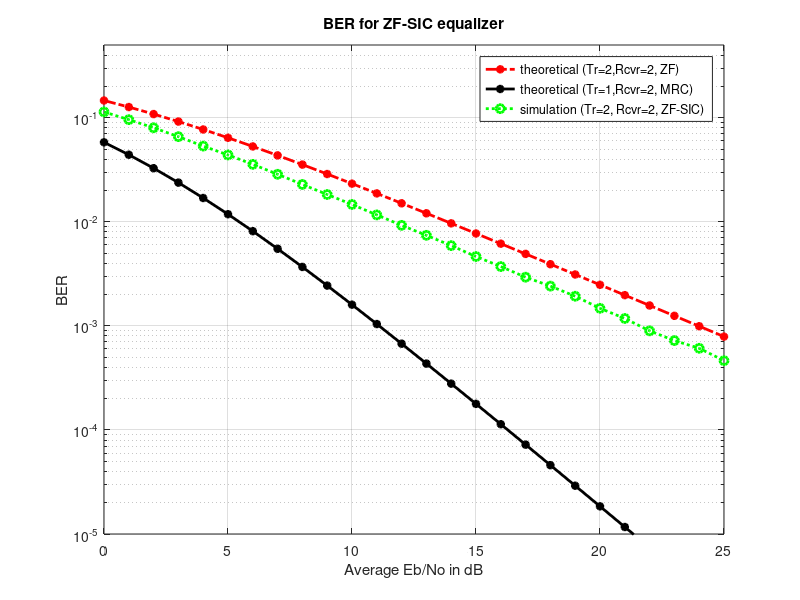

Reproduce this figure in MATLAB.
%Zero Forcing Equalization with Successive Interference 
%Cancellation (ZF-SIC)

clear
N = 10^6; %Num of bits/Symbols
Eb_N0_dB =0:25; %Range of Eb/No values
Tr = 2;
Rcvr = 2;
for i = 1:length(Eb_N0_dB)

    %%%%%%%%%Transmitter
    input = rand(1,N)>0.5; %Generating a random sequence
    s = 2*input-1; %BPSK is being done such that 0 becomes -1 and 1 becomes 0
    Modu_sig = kron(s,ones(Rcvr,1)); 
    Modu_sig = reshape(Modu_sig,[Rcvr,Tr,N/Tr]); %grouping in [Rcvr,Tr,N/Tr ] matrix
    h = 1/sqrt(2)*[randn(Rcvr,Tr,N/Tr) + 1i*randn(Rcvr,Tr,N/Tr)]; %Rayleigh channel
    n = 1/sqrt(2)*[randn(Rcvr,N/Tr) + 1i*randn(Rcvr,N/Tr)]; %white gaussian noise with 0 dB variance

    %%%%%%%%%%Noise being added to the channel
    y = squeeze(sum(h.*Modu_sig,2)) + 10^(-Eb_N0_dB(i)/20)*n;

    %%%%%%%%%%Receiver

    %Forming the ZF equalization matrix W = inv(H^H*H)*H^H
    %Inverse of a [2x2] matrix [a b; c d] = 1/(ad-bc)[d -b;-c a]
    Coeff_h = zeros(2,2,N/Tr)  ; 
    Coeff_h(1,1,:) = sum(h(:,2,:).*conj(h(:,2,:)),1) ;  %d term
    Coeff_h(2,2,:) = sum(h(:,1,:).*conj(h(:,1,:)),1) ;  %a term
    Coeff_h(2,1,:) = -sum(h(:,2,:).*conj(h(:,1,:)),1); %c term
    Coeff_h(1,2,:) = -sum(h(:,1,:).*conj(h(:,2,:)),1); %b term
    Den_h = ((Coeff_h(1,1,:).*Coeff_h(2,2,:)) - (Coeff_h(1,2,:).*Coeff_h(2,1,:))); %ad-bc term
    Den_h = reshape(kron(reshape(Den_h,1,N/Tr),ones(2,2)),2,2,N/Tr);  %formatting for division
    Inv_h = Coeff_h./Den_h; %inv(H^H*H)

    Modu_h =  reshape(conj(h),Rcvr,N); %H^H operation
    
    Modu_out = kron(y,ones(1,2)); %formatting the received symbol for equalization
    Modu_out = sum(Modu_h.*Modu_out,1); %H^H * y 
    Modu_out =  kron(reshape(Modu_out,2,N/Tr),ones(1,2)); %formatting
    Hat_out = sum(reshape(Inv_h,2,N).*Modu_out,1); %inv(H^H*H)*H^H*y

    %receiver - hard decision decoding on second spatial dimension
    inputHat2SS = real(Hat_out(2:2:end))>0;
    inputHatMod2SS = 2*inputHat2SS-1;
    inputHatMod2SS = kron(inputHatMod2SS,ones(Rcvr,1));
    inputHatMod2SS = reshape(inputHatMod2SS,[Rcvr,1,N/Tr]);

    %new received symbol - removing the effect from second spatial dimension
    h2SS = h(:,2,:); %channel in the second spatial dimension
    r = y - squeeze(h2SS.*inputHatMod2SS);

    %maximal ratio combining - for symbol in the first spatial dimension
    h1SS = squeeze(h(:,1,:));
    yHat1SS = sum(conj(h1SS).*r,1)./sum(h1SS.*conj(h1SS),1);
    Hat_out(1:2:end) = yHat1SS;
    
    %receiver - hard decision decoding
    inputHat = real(Hat_out)>0;

    %counting the errors
    Error(i) = size(find([input- inputHat]),2);

end

BER2 = Error/N; %simulated ber
EbN0Lin = 10.^(Eb_N0_dB/10);
th_BER_Rcvr1 = 0.5.*(1-1*(1+1./EbN0Lin).^(-0.5)); 
p = 1/2 - 1/2*(1+1./EbN0Lin).^(-1/2);
th_BERMRC_Rcvr2 = p.^2.*(1+2*(1-p)); 

close all
figure
semilogy(Eb_N0_dB,th_BER_Rcvr1,'-.r*','LineWidth',2);
hold on
semilogy(Eb_N0_dB,th_BERMRC_Rcvr2,'-k*','LineWidth',2);
hold on
semilogy(Eb_N0_dB,BER2,'-go','LineWidth',2,'LineStyle',':');
axis([0 25 10^-5 0.5])
grid on
legend('theoretical (Tr=2,Rcvr=2, ZF)','theoretical (Tr=1,Rcvr=2, MRC)', 'simulation (Tr=2, Rcvr=2, ZF-SIC)');
xlabel('Average Eb/No in dB');
ylabel('BER');
title('BER for ZF-SIC equalizer');








